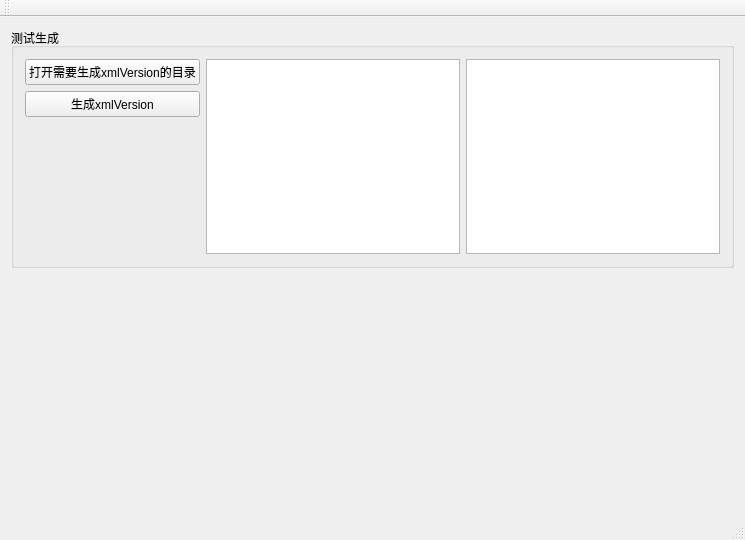
<?xml version="1.0" encoding="UTF-8"?>
<ui version="4.0">
 <class>MainWindow</class>
 <widget class="QMainWindow" name="MainWindow">
  <property name="geometry">
   <rect>
    <x>0</x>
    <y>0</y>
    <width>745</width>
    <height>540</height>
   </rect>
  </property>
  <property name="windowTitle">
   <string>MainWindow</string>
  </property>
  <widget class="QWidget" name="centralWidget">
   <layout class="QVBoxLayout" name="verticalLayout_2">
    <item>
     <widget class="QGroupBox" name="groupBox">
      <property name="title">
       <string>测试生成</string>
      </property>
      <layout class="QHBoxLayout" name="horizontalLayout_2">
       <item>
        <layout class="QHBoxLayout" name="horizontalLayout">
         <item>
          <layout class="QVBoxLayout" name="verticalLayout">
           <item>
            <widget class="QPushButton" name="btnOpen">
             <property name="text">
              <string>打开需要生成xmlVersion的目录</string>
             </property>
            </widget>
           </item>
           <item>
            <widget class="QPushButton" name="btnCreate">
             <property name="text">
              <string>生成xmlVersion</string>
             </property>
            </widget>
           </item>
           <item>
            <spacer name="verticalSpacer">
             <property name="orientation">
              <enum>Qt::Vertical</enum>
             </property>
             <property name="sizeHint" stdset="0">
              <size>
               <width>20</width>
               <height>40</height>
              </size>
             </property>
            </spacer>
           </item>
          </layout>
         </item>
         <item>
          <widget class="QListWidget" name="listWidget"/>
         </item>
         <item>
          <widget class="QTextBrowser" name="textBrowser"/>
         </item>
        </layout>
       </item>
      </layout>
     </widget>
    </item>
    <item>
     <spacer name="verticalSpacer_2">
      <property name="orientation">
       <enum>Qt::Vertical</enum>
      </property>
      <property name="sizeHint" stdset="0">
       <size>
        <width>20</width>
        <height>226</height>
       </size>
      </property>
     </spacer>
    </item>
   </layout>
  </widget>
  <widget class="QMenuBar" name="menuBar">
   <property name="geometry">
    <rect>
     <x>0</x>
     <y>0</y>
     <width>745</width>
     <height>23</height>
    </rect>
   </property>
  </widget>
  <widget class="QToolBar" name="mainToolBar">
   <attribute name="toolBarArea">
    <enum>TopToolBarArea</enum>
   </attribute>
   <attribute name="toolBarBreak">
    <bool>false</bool>
   </attribute>
  </widget>
  <widget class="QStatusBar" name="statusBar"/>
 </widget>
 <layoutdefault spacing="6" margin="11"/>
 <resources/>
 <connections/>
</ui>
